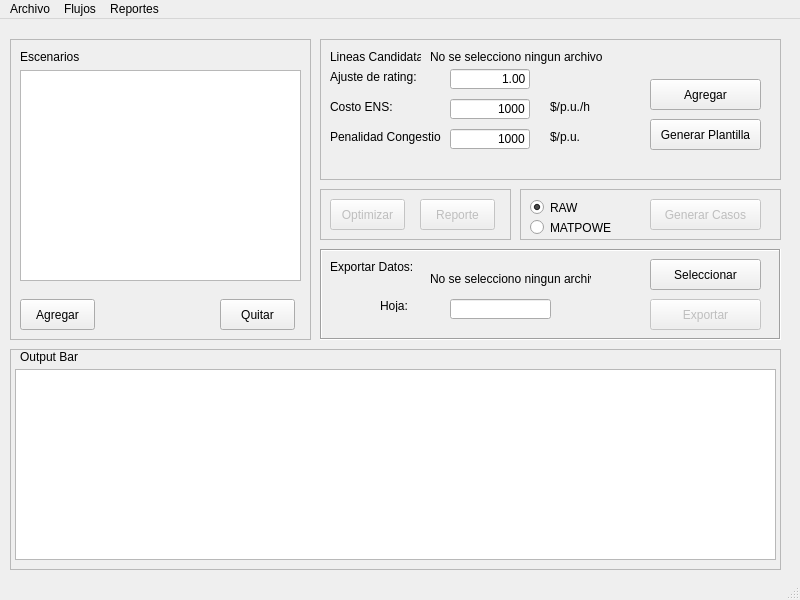
<?xml version="1.0" encoding="UTF-8"?>
<ui version="4.0">
 <class>MainWindow</class>
 <widget class="QMainWindow" name="MainWindow">
  <property name="geometry">
   <rect>
    <x>0</x>
    <y>0</y>
    <width>800</width>
    <height>600</height>
   </rect>
  </property>
  <property name="minimumSize">
   <size>
    <width>800</width>
    <height>600</height>
   </size>
  </property>
  <property name="maximumSize">
   <size>
    <width>800</width>
    <height>600</height>
   </size>
  </property>
  <property name="windowTitle">
   <string notr="true">TNEP</string>
  </property>
  <property name="autoFillBackground">
   <bool>false</bool>
  </property>
  <widget class="QWidget" name="centralwidget">
   <widget class="QFrame" name="frame">
    <property name="geometry">
     <rect>
      <x>10</x>
      <y>20</y>
      <width>301</width>
      <height>301</height>
     </rect>
    </property>
    <property name="frameShape">
     <enum>QFrame::StyledPanel</enum>
    </property>
    <property name="frameShadow">
     <enum>QFrame::Plain</enum>
    </property>
    <widget class="QPushButton" name="agregarCaso">
     <property name="geometry">
      <rect>
       <x>10</x>
       <y>260</y>
       <width>75</width>
       <height>31</height>
      </rect>
     </property>
     <property name="text">
      <string>Agregar</string>
     </property>
    </widget>
    <widget class="QPushButton" name="quitarCaso">
     <property name="geometry">
      <rect>
       <x>210</x>
       <y>260</y>
       <width>75</width>
       <height>31</height>
      </rect>
     </property>
     <property name="text">
      <string>Quitar</string>
     </property>
    </widget>
    <widget class="QListWidget" name="listCasos">
     <property name="geometry">
      <rect>
       <x>10</x>
       <y>31</y>
       <width>281</width>
       <height>211</height>
      </rect>
     </property>
    </widget>
    <widget class="QLabel" name="label_2">
     <property name="geometry">
      <rect>
       <x>10</x>
       <y>10</y>
       <width>61</width>
       <height>16</height>
      </rect>
     </property>
     <property name="text">
      <string>Escenarios</string>
     </property>
    </widget>
   </widget>
   <widget class="QFrame" name="frame_2">
    <property name="geometry">
     <rect>
      <x>10</x>
      <y>330</y>
      <width>771</width>
      <height>221</height>
     </rect>
    </property>
    <property name="frameShape">
     <enum>QFrame::StyledPanel</enum>
    </property>
    <property name="frameShadow">
     <enum>QFrame::Plain</enum>
    </property>
    <widget class="QLabel" name="label">
     <property name="geometry">
      <rect>
       <x>10</x>
       <y>0</y>
       <width>61</width>
       <height>16</height>
      </rect>
     </property>
     <property name="text">
      <string>Output Bar</string>
     </property>
    </widget>
    <widget class="QTextBrowser" name="textOutputBar">
     <property name="geometry">
      <rect>
       <x>5</x>
       <y>20</y>
       <width>761</width>
       <height>191</height>
      </rect>
     </property>
    </widget>
   </widget>
   <widget class="QFrame" name="frame_3">
    <property name="geometry">
     <rect>
      <x>320</x>
      <y>20</y>
      <width>461</width>
      <height>141</height>
     </rect>
    </property>
    <property name="frameShape">
     <enum>QFrame::StyledPanel</enum>
    </property>
    <property name="frameShadow">
     <enum>QFrame::Plain</enum>
    </property>
    <widget class="QLabel" name="label_3">
     <property name="geometry">
      <rect>
       <x>10</x>
       <y>10</y>
       <width>91</width>
       <height>16</height>
      </rect>
     </property>
     <property name="text">
      <string>Lineas Candidatas:</string>
     </property>
    </widget>
    <widget class="QPushButton" name="agregarCandidatos">
     <property name="geometry">
      <rect>
       <x>330</x>
       <y>40</y>
       <width>111</width>
       <height>31</height>
      </rect>
     </property>
     <property name="text">
      <string>Agregar</string>
     </property>
    </widget>
    <widget class="QLabel" name="excelCandidatos">
     <property name="geometry">
      <rect>
       <x>110</x>
       <y>10</y>
       <width>361</width>
       <height>16</height>
      </rect>
     </property>
     <property name="text">
      <string>No se selecciono ningun archivo</string>
     </property>
    </widget>
    <widget class="QLabel" name="label_4">
     <property name="geometry">
      <rect>
       <x>10</x>
       <y>30</y>
       <width>91</width>
       <height>16</height>
      </rect>
     </property>
     <property name="text">
      <string>Ajuste de rating:</string>
     </property>
    </widget>
    <widget class="QLineEdit" name="ratingPercentage">
     <property name="geometry">
      <rect>
       <x>130</x>
       <y>30</y>
       <width>80</width>
       <height>20</height>
      </rect>
     </property>
     <property name="text">
      <string>1.00</string>
     </property>
     <property name="alignment">
      <set>Qt::AlignRight|Qt::AlignTrailing|Qt::AlignVCenter</set>
     </property>
    </widget>
    <widget class="QLabel" name="label_5">
     <property name="geometry">
      <rect>
       <x>10</x>
       <y>60</y>
       <width>91</width>
       <height>16</height>
      </rect>
     </property>
     <property name="text">
      <string>Costo ENS:</string>
     </property>
    </widget>
    <widget class="QLabel" name="label_6">
     <property name="geometry">
      <rect>
       <x>10</x>
       <y>90</y>
       <width>111</width>
       <height>16</height>
      </rect>
     </property>
     <property name="text">
      <string>Penalidad Congestion:</string>
     </property>
    </widget>
    <widget class="QLineEdit" name="ENS">
     <property name="geometry">
      <rect>
       <x>130</x>
       <y>60</y>
       <width>80</width>
       <height>20</height>
      </rect>
     </property>
     <property name="text">
      <string>1000</string>
     </property>
     <property name="alignment">
      <set>Qt::AlignRight|Qt::AlignTrailing|Qt::AlignVCenter</set>
     </property>
    </widget>
    <widget class="QLineEdit" name="flowPenalty">
     <property name="geometry">
      <rect>
       <x>130</x>
       <y>90</y>
       <width>80</width>
       <height>20</height>
      </rect>
     </property>
     <property name="text">
      <string>1000</string>
     </property>
     <property name="alignment">
      <set>Qt::AlignRight|Qt::AlignTrailing|Qt::AlignVCenter</set>
     </property>
    </widget>
    <widget class="QLabel" name="label_7">
     <property name="geometry">
      <rect>
       <x>230</x>
       <y>60</y>
       <width>51</width>
       <height>16</height>
      </rect>
     </property>
     <property name="text">
      <string>$/p.u./h</string>
     </property>
    </widget>
    <widget class="QLabel" name="label_8">
     <property name="geometry">
      <rect>
       <x>230</x>
       <y>90</y>
       <width>51</width>
       <height>16</height>
      </rect>
     </property>
     <property name="text">
      <string>$/p.u.</string>
     </property>
    </widget>
    <widget class="QPushButton" name="Plantilla">
     <property name="geometry">
      <rect>
       <x>330</x>
       <y>80</y>
       <width>111</width>
       <height>31</height>
      </rect>
     </property>
     <property name="text">
      <string>Generar Plantilla</string>
     </property>
    </widget>
   </widget>
   <widget class="QFrame" name="frame_4">
    <property name="geometry">
     <rect>
      <x>320</x>
      <y>170</y>
      <width>191</width>
      <height>51</height>
     </rect>
    </property>
    <property name="frameShape">
     <enum>QFrame::StyledPanel</enum>
    </property>
    <property name="frameShadow">
     <enum>QFrame::Plain</enum>
    </property>
    <widget class="QPushButton" name="Optimizar">
     <property name="enabled">
      <bool>false</bool>
     </property>
     <property name="geometry">
      <rect>
       <x>10</x>
       <y>10</y>
       <width>75</width>
       <height>31</height>
      </rect>
     </property>
     <property name="text">
      <string>Optimizar</string>
     </property>
    </widget>
    <widget class="QPushButton" name="reporteTNEP">
     <property name="enabled">
      <bool>false</bool>
     </property>
     <property name="geometry">
      <rect>
       <x>100</x>
       <y>10</y>
       <width>75</width>
       <height>31</height>
      </rect>
     </property>
     <property name="text">
      <string>Reporte</string>
     </property>
    </widget>
   </widget>
   <widget class="QFrame" name="frame_5">
    <property name="geometry">
     <rect>
      <x>520</x>
      <y>170</y>
      <width>261</width>
      <height>51</height>
     </rect>
    </property>
    <property name="frameShape">
     <enum>QFrame::StyledPanel</enum>
    </property>
    <property name="frameShadow">
     <enum>QFrame::Plain</enum>
    </property>
    <widget class="QRadioButton" name="radioButtonRAW">
     <property name="geometry">
      <rect>
       <x>10</x>
       <y>10</y>
       <width>82</width>
       <height>17</height>
      </rect>
     </property>
     <property name="text">
      <string>RAW</string>
     </property>
     <property name="checked">
      <bool>true</bool>
     </property>
    </widget>
    <widget class="QRadioButton" name="radioButtonMATPOWER">
     <property name="geometry">
      <rect>
       <x>10</x>
       <y>30</y>
       <width>82</width>
       <height>17</height>
      </rect>
     </property>
     <property name="text">
      <string>MATPOWER</string>
     </property>
    </widget>
    <widget class="QPushButton" name="generarResultados">
     <property name="enabled">
      <bool>false</bool>
     </property>
     <property name="geometry">
      <rect>
       <x>130</x>
       <y>10</y>
       <width>111</width>
       <height>31</height>
      </rect>
     </property>
     <property name="text">
      <string>Generar Casos</string>
     </property>
    </widget>
   </widget>
   <widget class="QFrame" name="frame_6">
    <property name="geometry">
     <rect>
      <x>320</x>
      <y>230</y>
      <width>461</width>
      <height>91</height>
     </rect>
    </property>
    <property name="frameShape">
     <enum>QFrame::Box</enum>
    </property>
    <property name="frameShadow">
     <enum>QFrame::Sunken</enum>
    </property>
    <widget class="QPushButton" name="seleccionarOutput">
     <property name="geometry">
      <rect>
       <x>330</x>
       <y>10</y>
       <width>111</width>
       <height>31</height>
      </rect>
     </property>
     <property name="text">
      <string>Seleccionar</string>
     </property>
    </widget>
    <widget class="QLineEdit" name="outputHoja">
     <property name="geometry">
      <rect>
       <x>130</x>
       <y>50</y>
       <width>101</width>
       <height>20</height>
      </rect>
     </property>
    </widget>
    <widget class="QLabel" name="label_9">
     <property name="geometry">
      <rect>
       <x>60</x>
       <y>50</y>
       <width>47</width>
       <height>13</height>
      </rect>
     </property>
     <property name="text">
      <string>Hoja:</string>
     </property>
    </widget>
    <widget class="QLabel" name="label_10">
     <property name="geometry">
      <rect>
       <x>10</x>
       <y>10</y>
       <width>91</width>
       <height>16</height>
      </rect>
     </property>
     <property name="text">
      <string>Exportar Datos:</string>
     </property>
    </widget>
    <widget class="QLabel" name="excelOutput">
     <property name="geometry">
      <rect>
       <x>110</x>
       <y>20</y>
       <width>161</width>
       <height>20</height>
      </rect>
     </property>
     <property name="text">
      <string>No se selecciono ningun archivo</string>
     </property>
    </widget>
    <widget class="QPushButton" name="exportarOutput">
     <property name="enabled">
      <bool>false</bool>
     </property>
     <property name="geometry">
      <rect>
       <x>330</x>
       <y>50</y>
       <width>111</width>
       <height>31</height>
      </rect>
     </property>
     <property name="text">
      <string>Exportar</string>
     </property>
    </widget>
   </widget>
  </widget>
  <widget class="QMenuBar" name="menubar">
   <property name="geometry">
    <rect>
     <x>0</x>
     <y>0</y>
     <width>800</width>
     <height>21</height>
    </rect>
   </property>
   <widget class="QMenu" name="menuArchivo">
    <property name="title">
     <string>Archivo</string>
    </property>
    <addaction name="actionSalir"/>
   </widget>
   <widget class="QMenu" name="menuReportes">
    <property name="title">
     <string>Reportes</string>
    </property>
    <addaction name="actionBarras"/>
    <addaction name="actionGeneradores"/>
    <addaction name="actionLineas"/>
   </widget>
   <widget class="QMenu" name="menuFlujos">
    <property name="title">
     <string>Flujos</string>
    </property>
    <addaction name="actionResolver_NR"/>
    <addaction name="actionResolver_DC"/>
    <addaction name="actionForzar_FS"/>
   </widget>
   <addaction name="menuArchivo"/>
   <addaction name="menuFlujos"/>
   <addaction name="menuReportes"/>
  </widget>
  <widget class="QStatusBar" name="statusbar"/>
  <action name="actionBarras">
   <property name="enabled">
    <bool>false</bool>
   </property>
   <property name="text">
    <string>Barras</string>
   </property>
  </action>
  <action name="actionGeneradores">
   <property name="enabled">
    <bool>false</bool>
   </property>
   <property name="text">
    <string>Generadores</string>
   </property>
  </action>
  <action name="actionLineas">
   <property name="enabled">
    <bool>false</bool>
   </property>
   <property name="text">
    <string>Lineas</string>
   </property>
  </action>
  <action name="actionNuevo">
   <property name="text">
    <string>Nuevo</string>
   </property>
  </action>
  <action name="actionSalir">
   <property name="text">
    <string>Salir</string>
   </property>
  </action>
  <action name="actionResolver_NR">
   <property name="enabled">
    <bool>false</bool>
   </property>
   <property name="text">
    <string>Resolver NR</string>
   </property>
  </action>
  <action name="actionResolver_DC">
   <property name="enabled">
    <bool>false</bool>
   </property>
   <property name="text">
    <string>Resolver DC</string>
   </property>
  </action>
  <action name="actionForzar_FS">
   <property name="enabled">
    <bool>false</bool>
   </property>
   <property name="text">
    <string>Forzar Flat Start</string>
   </property>
  </action>
 </widget>
 <resources/>
 <connections/>
</ui>
